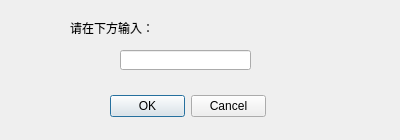
<?xml version="1.0" encoding="UTF-8"?>
<ui version="4.0">
 <class>identityUser</class>
 <widget class="QWidget" name="identityUser">
  <property name="geometry">
   <rect>
    <x>0</x>
    <y>0</y>
    <width>400</width>
    <height>140</height>
   </rect>
  </property>
  <property name="windowTitle">
   <string>Form</string>
  </property>
  <widget class="QDialogButtonBox" name="submit">
   <property name="geometry">
    <rect>
     <x>110</x>
     <y>95</y>
     <width>156</width>
     <height>23</height>
    </rect>
   </property>
   <property name="standardButtons">
    <set>QDialogButtonBox::Cancel|QDialogButtonBox::Ok</set>
   </property>
  </widget>
  <widget class="QLabel" name="label">
   <property name="geometry">
    <rect>
     <x>70</x>
     <y>20</y>
     <width>91</width>
     <height>16</height>
    </rect>
   </property>
   <property name="text">
    <string>请在下方输入：</string>
   </property>
  </widget>
  <widget class="QLabel" name="identityCode">
   <property name="geometry">
    <rect>
     <x>180</x>
     <y>22</y>
     <width>54</width>
     <height>12</height>
    </rect>
   </property>
   <property name="text">
    <string/>
   </property>
  </widget>
  <widget class="QLineEdit" name="codeText">
   <property name="geometry">
    <rect>
     <x>120</x>
     <y>50</y>
     <width>131</width>
     <height>20</height>
    </rect>
   </property>
  </widget>
 </widget>
 <resources/>
 <connections/>
</ui>
